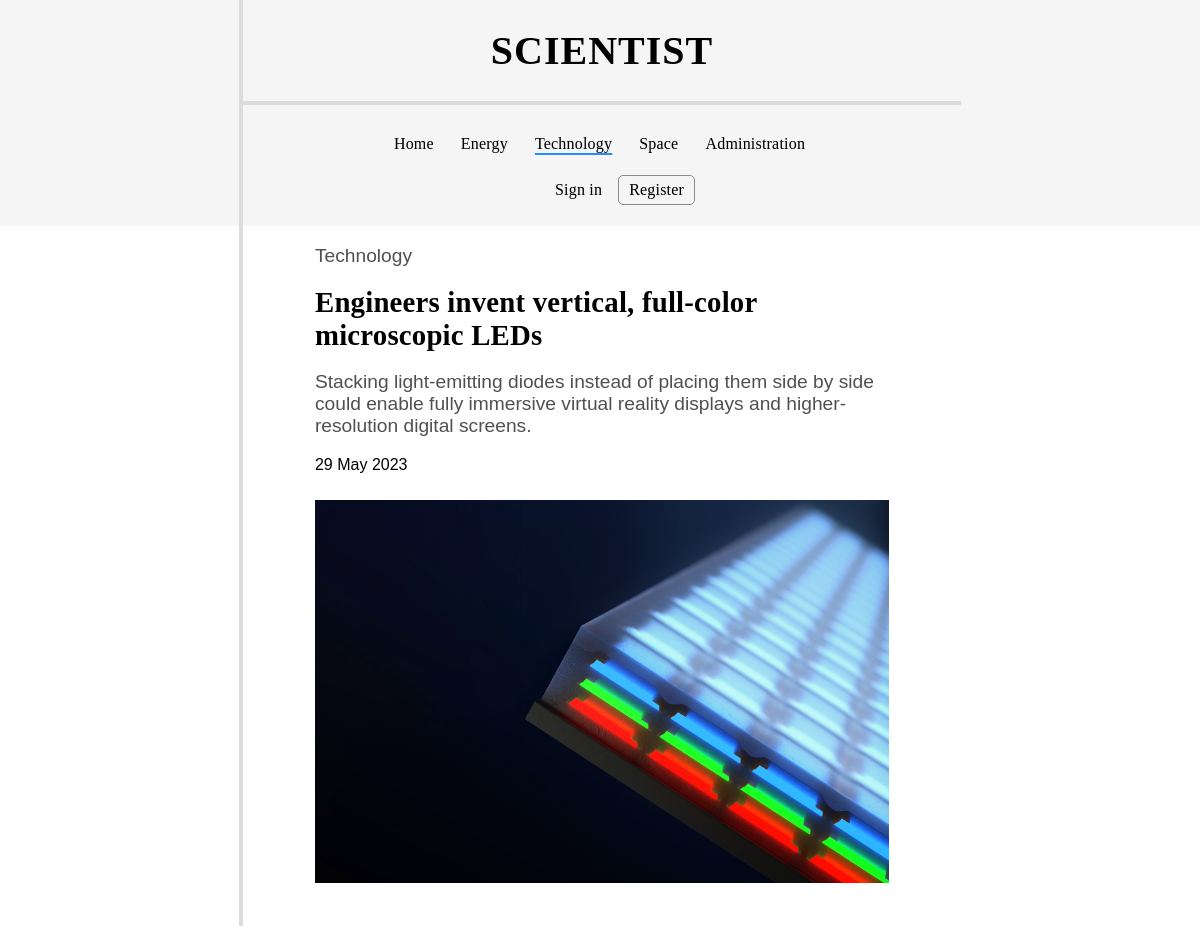
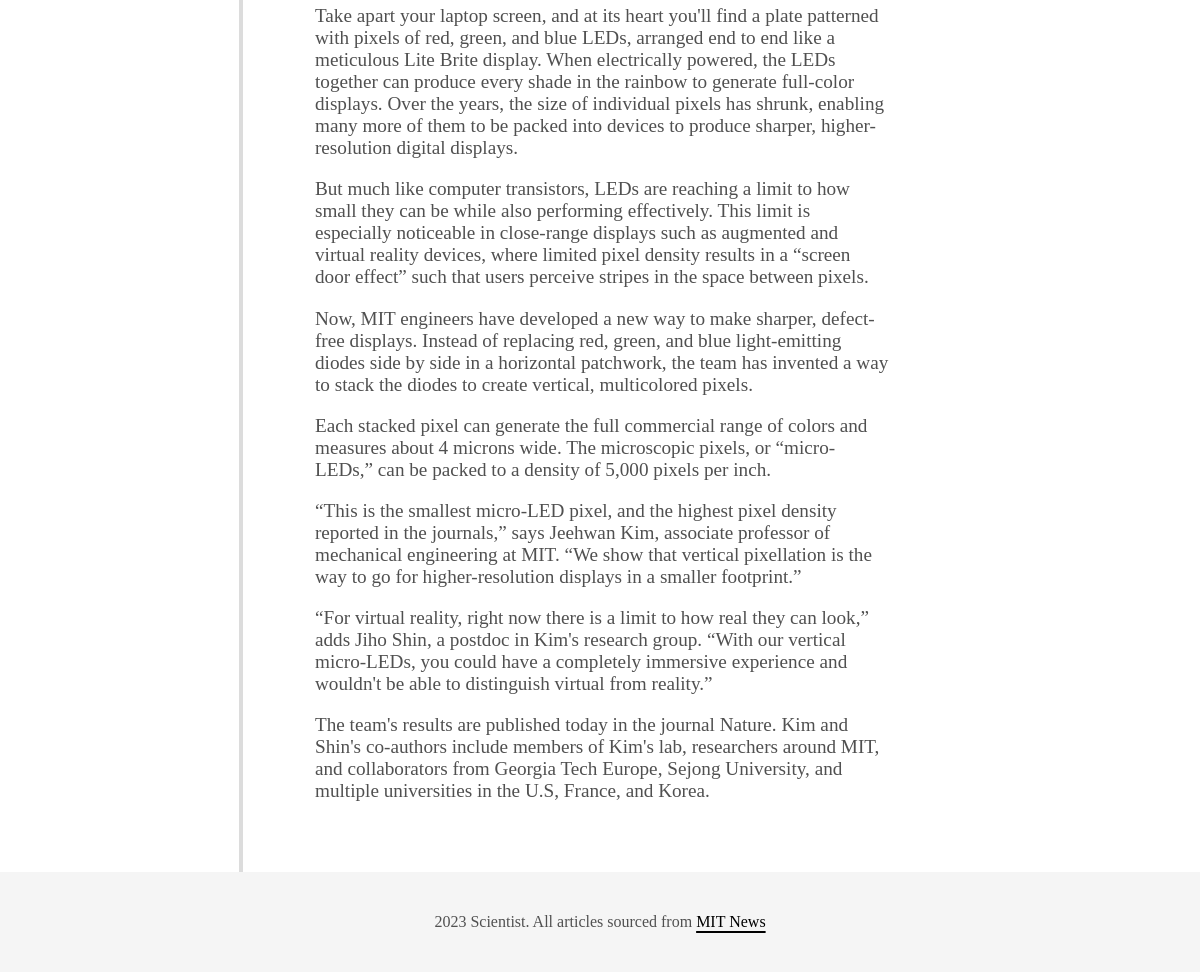
Page /article.php?id=2 on the committed database (2 pictures, top to bottom).
### tables this page shows
CREATE TABLE `news` (
  `id` int(11) NOT NULL,
  `title` varchar(128) NOT NULL,
  `summary` text NOT NULL,
  `contents` text NOT NULL,
  `image` varchar(128) NOT NULL,
  `category` varchar(64) NOT NULL,
  `archived` tinyint(1) NOT NULL,
  `article_date` datetime NOT NULL DEFAULT current_timestamp()
);

### www/includes/db_utils.php (called while the page is built, shortened)
<?php
    function db_connect() {
        $server = "localhost";
        $username = "root";
        $password = "";
        $dbname = "pwa_projekt";
        $dbc = mysqli_connect($server, $username, $password, $dbname)
            or die("Error connecting to MySQL server." . mysqli_connect_error());
        mysqli_set_charset($dbc, "utf8");
        return $dbc;
    }
    function get_single_article($id) {
        $dbc = db_connect();
        $stmt = mysqli_stmt_init($dbc);
        $query = "SELECT * FROM news WHERE id = ?";
        if (mysqli_stmt_prepare($stmt, $query)) {
            mysqli_stmt_bind_param($stmt, 'i', $id);
            mysqli_stmt_execute($stmt);
            $result = mysqli_stmt_get_result($stmt);
            $row = mysqli_fetch_assoc($result);
        }
        return $row;
    }
?>

### www/article.php (the view, shortened to what this page needs)
<!DOCTYPE html>
<html lang="en">
    <head>
    <?php
        include ('includes/db_utils.php');
        $row = get_single_article($_GET['id']);
        $image = $row["image"];
        $category = $row["category"];
        $alt_text = ucfirst(str_replace("-"," ", pathinfo($image, PATHINFO_FILENAME)));
        include('includes/head.php');
    ?>
    </head>
    <body>
        <?php
            include('includes/header.php');
        ?>
        <main class="container-outside">
            <div class="sidebar"></div>
            <div class="central">
                <article id="single-article">
                    <?php
                        echo "<header>";
                        echo "<p>" . ucfirst($category) . "</p>";
                        echo "<h1>". $row["title"] . "</h1>";
                        echo "<p>" . htmlspecialchars($row["summary"]) . "</p>";
                        echo "<p id=\"date\">" . date("d F Y", strtotime($row['article_date'])) . "</p>";
                        echo "<figure>";
                        echo "<img src=\"images/" . $image . "\" alt=\"$alt_text\">";
                        echo "</figure>";
                        echo '</header>';
                        $paragraphs = explode("\n", $row["contents"]);
                        foreach ($paragraphs as $paragraph) {
                            $paragraph = trim($paragraph);
                            if (!empty($paragraph)) {
                                echo "<p>" . htmlspecialchars($paragraph) . "</p>";
                            }
                        }
                    ?>
                </article>
            </div>
            <div class="sidebar"></div>
        </main>
        <?php
            include('includes/footer.php');
        ?>
    </body>
</html>

### www/style.css (style rules this page uses)
body { margin: 0; padding: 0; font-family: 'Times New Roman', Times, serif; overflow-y: scroll; }
header, footer { background-color:whitesmoke; }
header { padding: 0; }
header h1 { font-family: Garamond, Georgia, serif; font-size: 2.5em; letter-spacing: 1px; text-align: center; }
.container-outside { display: flex; }
.central { width: 52%; border-left: 4px solid gainsboro; }
.sidebar { width: 24%; }
main .central { padding-bottom: 50px; }
article { width: 33.33%; background-color: white; }
#single-article { width: 80%; margin: 0 auto; }
#single-article header { all: initial; }
#single-article h1 { margin: 10px 0; font-family: initial; font-size: 1.8em; letter-spacing: 0.2px; text-align: initial; }
#single-article header p { font-family: Tahoma, Verdana, sans-serif; }
#single-article header p#date { color:black; font-size: 1em; }
p { color:rgb(80, 80, 80); font-size: 1.2em; }
figure { width: 80%; margin: 0 auto; }
#single-article figure { width: 100%; padding-top: 10px; padding-bottom: 25px; }
figure img { width: 100%; height: auto; }
@media (max-width: 1650px) { .central { width: 60%; } }
@media (max-width: 1650px) { .sidebar { width: 20%; } }

### rows in the picture
news: category "Technology", title "Engineers invent vertical, full-color microscopic LEDs", summary "Stacking light-emitting diodes instead of placing them side by side could enable fully immersive virtual reality displays and higher-resolution digital screens.", article_date "29 May 2023", image (picture), contents "Take apart your laptop screen, and at its heart you'll find a plate patterned with pixels of red, green, and blue LEDs, arranged end to end like a meticulous Lite Brite display. When electrically powered, the LEDs together can produce every shade in the rainbow to generate full-color displays. Over the years, the size of individual pixels has shrunk, enabling many more of them to be packed into devices to produce sharper, higher-resolution digital displays.", contents "But much like computer transistors, LEDs are reaching a limit to how small they can be while also performing effectively. This limit is especially noticeable in close-range displays such as augmented and virtual reality devices, where limited pixel density results in a “screen door effect” such that users perceive stripes in the space between pixels.", contents "Now, MIT engineers have developed a new way to make sharper, defect-free displays. Instead of replacing red, green, and blue light-emitting diodes side by side in a horizontal patchwork, the team has invented a way to stack the diodes to create vertical, multicolored pixels.", contents "Each stacked pixel can generate the full commercial range of colors and measures about 4 microns wide. The microscopic pixels, or “micro-LEDs,” can be packed to a density of 5,000 pixels per inch.", contents "“This is the smallest micro-LED pixel, and the highest pixel density reported in the journals,” says Jeehwan Kim, associate professor of mechanical engineering at MIT. “We show that vertical pixellation is the way to go for higher-resolution displays in a smaller footprint.”", contents "“For virtual reality, right now there is a limit to how real they can look,” adds Jiho Shin, a postdoc in Kim's research group. “With our vertical micro-LEDs, you could have a completely immersive experience and wouldn't be able to distinguish virtual from reality.”", contents "The team's results are published today in the journal Nature. Kim and Shin's co-authors include members of Kim's lab, researchers around MIT, and collaborators from Georgia Tech Europe, Sejong University, and multiple universities in the U.S, France, and Korea."
